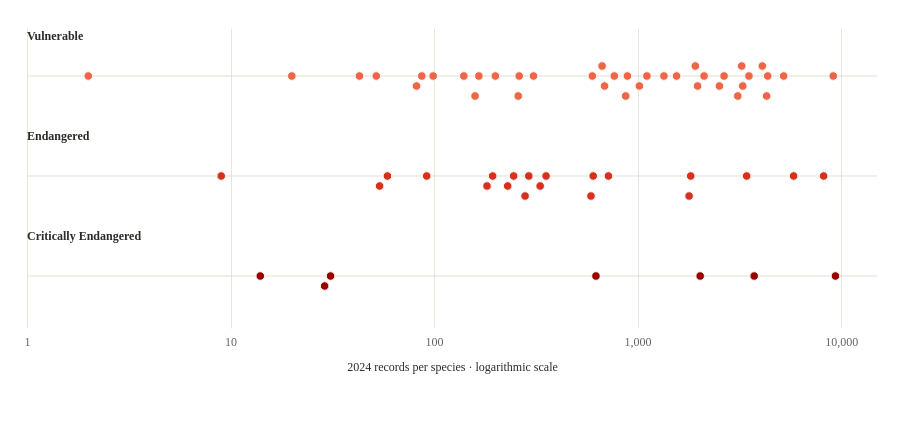

Here is the Vega-Lite specification saved for this chart:
### Vega specification from a JSON file in a GitHub repository (floating-point values rounded to 4 significant figures)
{"$schema": "https://vega.github.io/schema/vega/v5.json", "width": 850, "height": 300, "padding": {"left": 24, "right": 20, "top": 28, "bottom": 50}, "background": "transparent", "autosize": {"type": "pad", "contains": "padding"}, "config": {"text": {"font": "Bricolage Grotesque", "fill": "#292e27"}, "axis": {"labelFont": "Bricolage Grotesque", "titleFont": "Bricolage Grotesque", "labelFontSize": 12, "titleFontSize": 12, "titleFontWeight": 500, "labelColor": "#60665c", "titleColor": "#292e27", "domain": false, "ticks": false, "gridColor": "#e0dccf", "gridOpacity": 0.75, "labelPadding": 8, "titlePadding": 14}, "legend": {"labelFont": "Bricolage Grotesque", "titleFont": "Bricolage Grotesque", "labelFontSize": 11, "titleFontSize": 11, "titleFontWeight": 500, "labelColor": "#60665c", "titleColor": "#292e27", "gradientThickness": 9, "gradientLength": 130, "padding": 8}}, "description": "Beeswarm showing the record counts of 65 nationally threatened, species-level birds whose scientific names match exactly between ALA and DCCEEW. Every dot is a species. Unmatched names and listed subspecies are excluded, not treated as zero.", "data": [{"name": "birds", "values": [{"scientific": "Calidris acuminata", "name": "Sharp-tailed Sandpiper", "status": "Vulnerable", "count": 9145, "profile": "http://www.environment.gov.au/cgi-bin/sprat/public/publicspecies.pl?taxon_id=874", "offset": 0}, {"scientific": "Gallinago hardwickii", "name": "Latham's Snipe", "status": "Vulnerable", "count": 5219, "profile": "http://www.environment.gov.au/cgi-bin/sprat/public/publicspecies.pl?taxon_id=863", "offset": 0}, {"scientific": "Sternula albifrons", "name": "Little Tern", "status": "Vulnerable", "count": 4357, "profile": "http://www.environment.gov.au/cgi-bin/sprat/public/publicspecies.pl?taxon_id=82849", "offset": 0}, {"scientific": "Hirundapus caudacutus", "name": "White-throated Needletail", "status": "Vulnerable", "count": 4303, "profile": "http://www.environment.gov.au/cgi-bin/sprat/public/publicspecies.pl?taxon_id=682", "offset": 20}, {"scientific": "Arenaria interpres", "name": "Ruddy Turnstone", "status": "Vulnerable", "count": 4099, "profile": "http://www.environment.gov.au/cgi-bin/sprat/public/publicspecies.pl?taxon_id=872", "offset": -10}, {"scientific": "Calidris tenuirostris", "name": "Great Knot", "status": "Vulnerable", "count": 3524, "profile": "http://www.environment.gov.au/cgi-bin/sprat/public/publicspecies.pl?taxon_id=862", "offset": 0}, {"scientific": "Stagonopleura guttata", "name": "Diamond Firetail", "status": "Vulnerable", "count": 3285, "profile": "http://www.environment.gov.au/cgi-bin/sprat/public/publicspecies.pl?taxon_id=59398", "offset": 10}, {"scientific": "Aphelocephala leucopsis", "name": "Southern Whiteface", "status": "Vulnerable", "count": 3247, "profile": "http://www.environment.gov.au/cgi-bin/sprat/public/publicspecies.pl?taxon_id=529", "offset": -10}, {"scientific": "Polytelis swainsonii", "name": "Superb Parrot", "status": "Vulnerable", "count": 3106, "profile": "http://www.environment.gov.au/cgi-bin/sprat/public/publicspecies.pl?taxon_id=738", "offset": 20}, {"scientific": "Neophema chrysostoma", "name": "Blue-winged Parrot", "status": "Vulnerable", "count": 2659, "profile": "http://www.environment.gov.au/cgi-bin/sprat/public/publicspecies.pl?taxon_id=726", "offset": 0}, {"scientific": "Charadrius leschenaultii", "name": "Greater Sand Plover", "status": "Vulnerable", "count": 2523, "profile": "http://www.environment.gov.au/cgi-bin/sprat/public/publicspecies.pl?taxon_id=877", "offset": 10}, {"scientific": "Calidris canutus", "name": "Red Knot", "status": "Vulnerable", "count": 2121, "profile": "http://www.environment.gov.au/cgi-bin/sprat/public/publicspecies.pl?taxon_id=855", "offset": 0}, {"scientific": "Thalassarche melanophris", "name": "Black-browed Albatross", "status": "Vulnerable", "count": 1971, "profile": "http://www.environment.gov.au/cgi-bin/sprat/public/publicspecies.pl?taxon_id=66472", "offset": 10}, {"scientific": "Xenus cinereus", "name": "Terek Sandpiper", "status": "Vulnerable", "count": 1921, "profile": "http://www.environment.gov.au/cgi-bin/sprat/public/publicspecies.pl?taxon_id=59300", "offset": -10}, {"scientific": "Pluvialis squatarola", "name": "Grey Plover", "status": "Vulnerable", "count": 1554, "profile": "http://www.environment.gov.au/cgi-bin/sprat/public/publicspecies.pl?taxon_id=865", "offset": 0}, {"scientific": "Thalassarche carteri", "name": "Indian Yellow-nosed  Albatross", "status": "Vulnerable", "count": 1347, "profile": "http://www.environment.gov.au/cgi-bin/sprat/public/publicspecies.pl?taxon_id=64464", "offset": 0}, {"scientific": "Diomedea antipodensis", "name": "Antipodean Albatross", "status": "Vulnerable", "count": 1111, "profile": "http://www.environment.gov.au/cgi-bin/sprat/public/publicspecies.pl?taxon_id=64458", "offset": 0}, {"scientific": "Thalassarche bulleri", "name": "Buller's Albatross", "status": "Vulnerable", "count": 1020, "profile": "http://www.environment.gov.au/cgi-bin/sprat/public/publicspecies.pl?taxon_id=64460", "offset": 10}, {"scientific": "Ardenna grisea", "name": "Sooty Shearwater", "status": "Vulnerable", "count": 891, "profile": "http://www.environment.gov.au/cgi-bin/sprat/public/publicspecies.pl?taxon_id=82651", "offset": 0}, {"scientific": "Pycnoptilus floccosus", "name": "Pilotbird", "status": "Vulnerable", "count": 874, "profile": "http://www.environment.gov.au/cgi-bin/sprat/public/publicspecies.pl?taxon_id=525", "offset": 20}, {"scientific": "Macronectes halli", "name": "Northern Giant Petrel", "status": "Vulnerable", "count": 768, "profile": "http://www.environment.gov.au/cgi-bin/sprat/public/publicspecies.pl?taxon_id=1061", "offset": 0}, {"scientific": "Thalassarche impavida", "name": "Campbell Albatross", "status": "Vulnerable", "count": 688, "profile": "http://www.environment.gov.au/cgi-bin/sprat/public/publicspecies.pl?taxon_id=64459", "offset": 10}, {"scientific": "Leipoa ocellata", "name": "Malleefowl", "status": "Vulnerable", "count": 669, "profile": "http://www.environment.gov.au/cgi-bin/sprat/public/publicspecies.pl?taxon_id=934", "offset": -10}, {"scientific": "Grantiella picta", "name": "Painted Honeyeater", "status": "Vulnerable", "count": 599, "profile": "http://www.environment.gov.au/cgi-bin/sprat/public/publicspecies.pl?taxon_id=470", "offset": 0}, {"scientific": "Diomedea exulans", "name": "Wandering Albatross", "status": "Vulnerable", "count": 308, "profile": "http://www.environment.gov.au/cgi-bin/sprat/public/publicspecies.pl?taxon_id=89223", "offset": 0}, {"scientific": "Diomedea epomophora", "name": "Southern Royal Albatross", "status": "Vulnerable", "count": 262, "profile": "http://www.environment.gov.au/cgi-bin/sprat/public/publicspecies.pl?taxon_id=89221", "offset": 0}, {"scientific": "Falco hypoleucos", "name": "Grey Falcon", "status": "Vulnerable", "count": 259, "profile": "http://www.environment.gov.au/cgi-bin/sprat/public/publicspecies.pl?taxon_id=929", "offset": 20}, {"scientific": "Limnodromus semipalmatus", "name": "Asian Dowitcher", "status": "Vulnerable", "count": 200, "profile": "http://www.environment.gov.au/cgi-bin/sprat/public/publicspecies.pl?taxon_id=843", "offset": 0}, {"scientific": "Pterodroma mollis", "name": "Soft-plumaged Petrel", "status": "Vulnerable", "count": 166, "profile": "http://www.environment.gov.au/cgi-bin/sprat/public/publicspecies.pl?taxon_id=1036", "offset": 0}, {"scientific": "Turnix melanogaster", "name": "Black-breasted Button-quail", "status": "Vulnerable", "count": 159, "profile": "http://www.environment.gov.au/cgi-bin/sprat/public/publicspecies.pl?taxon_id=923", "offset": 20}, {"scientific": "Pachycephala rufogularis", "name": "Red-lored Whistler", "status": "Vulnerable", "count": 140, "profile": "http://www.environment.gov.au/cgi-bin/sprat/public/publicspecies.pl?taxon_id=601", "offset": 0}, {"scientific": "Halobaena caerulea", "name": "Blue Petrel", "status": "Vulnerable", "count": 99, "profile": "http://www.environment.gov.au/cgi-bin/sprat/public/publicspecies.pl?taxon_id=1059", "offset": 0}, {"scientific": "Amytornis modestus", "name": "Thick-billed Grasswren", "status": "Vulnerable", "count": 87, "profile": "http://www.environment.gov.au/cgi-bin/sprat/public/publicspecies.pl?taxon_id=84121", "offset": 0}, {"scientific": "Phoebetria fusca", "name": "Sooty Albatross", "status": "Vulnerable", "count": 82, "profile": "http://www.environment.gov.au/cgi-bin/sprat/public/publicspecies.pl?taxon_id=1075", "offset": 10}, {"scientific": "Thalassarche steadi", "name": "White-capped Albatross", "status": "Vulnerable", "count": 52, "profile": "http://www.environment.gov.au/cgi-bin/sprat/public/publicspecies.pl?taxon_id=64462", "offset": 0}, {"scientific": "Thalassarche salvini", "name": "Salvin's Albatross", "status": "Vulnerable", "count": 43, "profile": "http://www.environment.gov.au/cgi-bin/sprat/public/publicspecies.pl?taxon_id=64463", "offset": 0}, {"scientific": "Polytelis alexandrae", "name": "Princess Parrot", "status": "Vulnerable", "count": 20, "profile": "http://www.environment.gov.au/cgi-bin/sprat/public/publicspecies.pl?taxon_id=758", "offset": 0}, {"scientific": "Amytornis woodwardi", "name": "White-throated Grasswren", "status": "Vulnerable", "count": 2, "profile": "http://www.environment.gov.au/cgi-bin/sprat/public/publicspecies.pl?taxon_id=564", "offset": 0}, {"scientific": "Callocephalon fimbriatum", "name": "Gang-gang Cockatoo", "status": "Endangered", "count": 8201, "profile": "http://www.environment.gov.au/cgi-bin/sprat/public/publicspecies.pl?taxon_id=768", "offset": 0}, {"scientific": "Tringa nebularia", "name": "Common Greenshank", "status": "Endangered", "count": 5841, "profile": "http://www.environment.gov.au/cgi-bin/sprat/public/publicspecies.pl?taxon_id=832", "offset": 0}, {"scientific": "Thalassarche cauta", "name": "Shy Albatross", "status": "Endangered", "count": 3434, "profile": "http://www.environment.gov.au/cgi-bin/sprat/public/publicspecies.pl?taxon_id=89224", "offset": 0}, {"scientific": "Limosa limosa", "name": "Black-tailed Godwit", "status": "Endangered", "count": 1823, "profile": "http://www.environment.gov.au/cgi-bin/sprat/public/publicspecies.pl?taxon_id=845", "offset": 0}, {"scientific": "Charadrius mongolus", "name": "Lesser Sand Plover", "status": "Endangered", "count": 1790, "profile": "http://www.environment.gov.au/cgi-bin/sprat/public/publicspecies.pl?taxon_id=879", "offset": 20}, {"scientific": "Pardalotus quadragintus", "name": "Forty-spotted Pardalote", "status": "Endangered", "count": 719, "profile": "http://www.environment.gov.au/cgi-bin/sprat/public/publicspecies.pl?taxon_id=418", "offset": 0}, {"scientific": "Botaurus poiciloptilus", "name": "Australasian Bittern", "status": "Endangered", "count": 605, "profile": "http://www.environment.gov.au/cgi-bin/sprat/public/publicspecies.pl?taxon_id=1001", "offset": 0}, {"scientific": "Dasyornis brachypterus", "name": "Eastern Bristlebird", "status": "Endangered", "count": 590, "profile": "http://www.environment.gov.au/cgi-bin/sprat/public/publicspecies.pl?taxon_id=533", "offset": 20}, {"scientific": "Dasyornis longirostris", "name": "Western Bristlebird", "status": "Endangered", "count": 355, "profile": "http://www.environment.gov.au/cgi-bin/sprat/public/publicspecies.pl?taxon_id=515", "offset": 0}, {"scientific": "Atrichornis clamosus", "name": "Noisy Scrub-bird", "status": "Endangered", "count": 332, "profile": "http://www.environment.gov.au/cgi-bin/sprat/public/publicspecies.pl?taxon_id=654", "offset": 10}, {"scientific": "Stipiturus mallee", "name": "Mallee Emu-wren", "status": "Endangered", "count": 292, "profile": "http://www.environment.gov.au/cgi-bin/sprat/public/publicspecies.pl?taxon_id=59459", "offset": 0}, {"scientific": "Macronectes giganteus", "name": "Southern Giant-Petrel", "status": "Endangered", "count": 280, "profile": "http://www.environment.gov.au/cgi-bin/sprat/public/publicspecies.pl?taxon_id=1060", "offset": 20}, {"scientific": "Diomedea sanfordi", "name": "Northern Royal Albatross", "status": "Endangered", "count": 246, "profile": "http://www.environment.gov.au/cgi-bin/sprat/public/publicspecies.pl?taxon_id=64456", "offset": 0}, {"scientific": "Atrichornis rufescens", "name": "Rufous Scrub-bird", "status": "Endangered", "count": 230, "profile": "http://www.environment.gov.au/cgi-bin/sprat/public/publicspecies.pl?taxon_id=655", "offset": 10}, {"scientific": "Rostratula australis", "name": "Australian Painted Snipe", "status": "Endangered", "count": 194, "profile": "http://www.environment.gov.au/cgi-bin/sprat/public/publicspecies.pl?taxon_id=77037", "offset": 0}, {"scientific": "Amytornis dorotheae", "name": "Carpentarian Grasswren", "status": "Endangered", "count": 182, "profile": "http://www.environment.gov.au/cgi-bin/sprat/public/publicspecies.pl?taxon_id=558", "offset": 10}, {"scientific": "Erythrotriorchis radiatus", "name": "Red Goshawk", "status": "Endangered", "count": 92, "profile": "http://www.environment.gov.au/cgi-bin/sprat/public/publicspecies.pl?taxon_id=942", "offset": 0}, {"scientific": "Thalassarche chrysostoma", "name": "Grey-headed Albatross", "status": "Endangered", "count": 59, "profile": "http://www.environment.gov.au/cgi-bin/sprat/public/publicspecies.pl?taxon_id=66491", "offset": 0}, {"scientific": "Manorina melanotis", "name": "Black-eared Miner", "status": "Endangered", "count": 54, "profile": "http://www.environment.gov.au/cgi-bin/sprat/public/publicspecies.pl?taxon_id=449", "offset": 10}, {"scientific": "Thalassarche eremita", "name": "Chatham Albatross", "status": "Endangered", "count": 9, "profile": "http://www.environment.gov.au/cgi-bin/sprat/public/publicspecies.pl?taxon_id=64457", "offset": 0}, {"scientific": "Numenius madagascariensis", "name": "Eastern Curlew", "status": "Critically Endangered", "count": 9373, "profile": "http://www.environment.gov.au/cgi-bin/sprat/public/publicspecies.pl?taxon_id=847", "offset": 0}, {"scientific": "Calidris ferruginea", "name": "Curlew Sandpiper", "status": "Critically Endangered", "count": 3738, "profile": "http://www.environment.gov.au/cgi-bin/sprat/public/publicspecies.pl?taxon_id=856", "offset": 0}, {"scientific": "Lathamus discolor", "name": "Swift Parrot", "status": "Critically Endangered", "count": 2029, "profile": "http://www.environment.gov.au/cgi-bin/sprat/public/publicspecies.pl?taxon_id=744", "offset": 0}, {"scientific": "Anthochaera phrygia", "name": "Regent Honeyeater", "status": "Critically Endangered", "count": 624, "profile": "http://www.environment.gov.au/cgi-bin/sprat/public/publicspecies.pl?taxon_id=82338", "offset": 0}, {"scientific": "Pedionomus torquatus", "name": "Plains-wanderer", "status": "Critically Endangered", "count": 31, "profile": "http://www.environment.gov.au/cgi-bin/sprat/public/publicspecies.pl?taxon_id=906", "offset": 0}, {"scientific": "Neophema chrysogaster", "name": "Orange-bellied Parrot", "status": "Critically Endangered", "count": 29, "profile": "http://www.environment.gov.au/cgi-bin/sprat/public/publicspecies.pl?taxon_id=747", "offset": 10}, {"scientific": "Pterodroma heraldica", "name": "Herald Petrel", "status": "Critically Endangered", "count": 14, "profile": "http://www.environment.gov.au/cgi-bin/sprat/public/publicspecies.pl?taxon_id=66973", "offset": 0}]}, {"name": "statuses", "values": [{"status": "Vulnerable", "y": 48}, {"status": "Endangered", "y": 148}, {"status": "Critically Endangered", "y": 248}]}], "scales": [{"name": "x", "type": "log", "domain": [1, 15000], "range": "width", "nice": false}, {"name": "color", "type": "ordinal", "domain": ["Vulnerable", "Endangered", "Critically Endangered"], "range": ["#ef6548", "#d7301f", "#990000"]}], "axes": [{"scale": "x", "orient": "bottom", "values": [1, 10, 100, 1000, 10000], "format": ",", "title": "2024 records per species · logarithmic scale", "grid": true}], "marks": [{"type": "rule", "from": {"data": "statuses"}, "encode": {"enter": {"x": {"value": 0}, "x2": {"signal": "width"}, "y": {"field": "y"}, "stroke": {"value": "#d5d0c1"}, "strokeWidth": {"value": 0.7}}}}, {"type": "text", "from": {"data": "statuses"}, "encode": {"enter": {"x": {"value": 0}, "y": {"signal": "datum.y-36"}, "text": {"field": "status"}, "fontSize": {"value": 12}, "fontWeight": {"value": 600}, "fill": {"value": "#292e27"}}}}, {"type": "symbol", "from": {"data": "birds"}, "encode": {"enter": {"x": {"scale": "x", "field": "count"}, "y": {"signal": "48+indexof(['Vulnerable','Endangered','Critically Endangered'],datum.status)*100+datum.offset"}, "size": {"value": 73}, "fill": {"scale": "color", "field": "status"}, "stroke": {"value": "#f8f5ec"}, "strokeWidth": {"value": 1}, "tooltip": {"signal": "{'Bird':datum.name,'Scientific name':datum.scientific,'Listing in Aug 2026':datum.status,'2024 records':format(datum.count,',')}"}}, "update": {"size": {"value": 73}}, "hover": {"size": {"value": 145}, "stroke": {"value": "#292e27"}}}}]}
